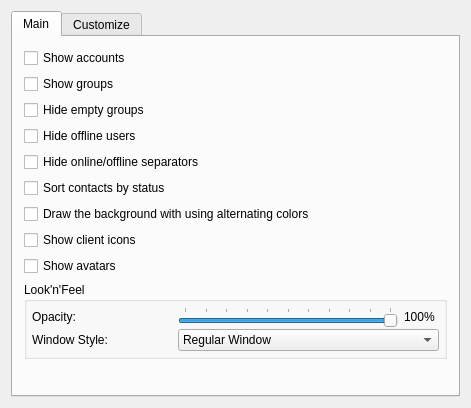
<?xml version="1.0" encoding="UTF-8"?>
<ui version="4.0">
 <class>ContactListSettingsClass</class>
 <widget class="QWidget" name="ContactListSettingsClass">
  <property name="geometry">
   <rect>
    <x>0</x>
    <y>0</y>
    <width>432</width>
    <height>408</height>
   </rect>
  </property>
  <property name="windowTitle">
   <string>ContactListSettings</string>
  </property>
  <layout class="QGridLayout">
   <item row="0" column="0">
    <widget class="QTabWidget" name="tabWidget">
     <property name="currentIndex">
      <number>0</number>
     </property>
     <widget class="QWidget" name="tab">
      <attribute name="icon">
       <iconset>
        <normaloff>:/icons/crystal_project/contactlist.png</normaloff>:/icons/crystal_project/contactlist.png</iconset>
      </attribute>
      <attribute name="title">
       <string>Main</string>
      </attribute>
      <layout class="QGridLayout" name="gridLayout">
       <item row="0" column="0">
        <widget class="QCheckBox" name="showAccountsBox">
         <property name="text">
          <string>Show accounts</string>
         </property>
        </widget>
       </item>
       <item row="2" column="0">
        <widget class="QCheckBox" name="hideEmptyBox">
         <property name="text">
          <string>Hide empty groups</string>
         </property>
        </widget>
       </item>
       <item row="3" column="0">
        <widget class="QCheckBox" name="offlineBox">
         <property name="text">
          <string>Hide offline users</string>
         </property>
        </widget>
       </item>
       <item row="4" column="0">
        <widget class="QCheckBox" name="separatorBox">
         <property name="text">
          <string>Hide online/offline separators</string>
         </property>
        </widget>
       </item>
       <item row="5" column="0">
        <widget class="QCheckBox" name="sortstatusCheckBox">
         <property name="text">
          <string>Sort contacts by status</string>
         </property>
        </widget>
       </item>
       <item row="6" column="0">
        <widget class="QCheckBox" name="alternatingCheckBox">
         <property name="text">
          <string>Draw the background with using alternating colors</string>
         </property>
        </widget>
       </item>
       <item row="7" column="0">
        <widget class="QCheckBox" name="clientIconCheckBox">
         <property name="text">
          <string>Show client icons</string>
         </property>
        </widget>
       </item>
       <item row="8" column="0">
        <widget class="QCheckBox" name="avatarIconCheckBox">
         <property name="text">
          <string>Show avatars</string>
         </property>
        </widget>
       </item>
       <item row="9" column="0">
        <widget class="QGroupBox" name="clLnFGrouBox">
         <property name="title">
          <string>Look'n'Feel</string>
         </property>
         <property name="flat">
          <bool>false</bool>
         </property>
         <property name="checkable">
          <bool>false</bool>
         </property>
         <layout class="QGridLayout" name="gridLayout_2">
          <property name="margin">
           <number>5</number>
          </property>
          <property name="spacing">
           <number>2</number>
          </property>
          <item row="0" column="0">
           <layout class="QHBoxLayout" name="clLnFLayout">
            <property name="spacing">
             <number>6</number>
            </property>
            <item>
             <widget class="QLabel" name="clOpacityLbl">
              <property name="sizePolicy">
               <sizepolicy hsizetype="Expanding" vsizetype="Expanding">
                <horstretch>0</horstretch>
                <verstretch>0</verstretch>
               </sizepolicy>
              </property>
              <property name="minimumSize">
               <size>
                <width>0</width>
                <height>0</height>
               </size>
              </property>
              <property name="maximumSize">
               <size>
                <width>100</width>
                <height>16777215</height>
               </size>
              </property>
              <property name="text">
               <string>Opacity:</string>
              </property>
             </widget>
            </item>
            <item>
             <spacer name="horizontalSpacer">
              <property name="orientation">
               <enum>Qt::Horizontal</enum>
              </property>
              <property name="sizeType">
               <enum>QSizePolicy::Maximum</enum>
              </property>
              <property name="sizeHint" stdset="0">
               <size>
                <width>40</width>
                <height>20</height>
               </size>
              </property>
             </spacer>
            </item>
            <item>
             <widget class="QSlider" name="opacitySlider">
              <property name="maximum">
               <number>100</number>
              </property>
              <property name="value">
               <number>100</number>
              </property>
              <property name="orientation">
               <enum>Qt::Horizontal</enum>
              </property>
              <property name="tickPosition">
               <enum>QSlider::TicksAbove</enum>
              </property>
             </widget>
            </item>
            <item>
             <widget class="QLabel" name="clOpacityPersLbl">
              <property name="minimumSize">
               <size>
                <width>35</width>
                <height>0</height>
               </size>
              </property>
              <property name="maximumSize">
               <size>
                <width>35</width>
                <height>16777215</height>
               </size>
              </property>
              <property name="text">
               <string>100%</string>
              </property>
             </widget>
            </item>
           </layout>
          </item>
          <item row="1" column="0">
           <layout class="QHBoxLayout" name="horizontalLayout_2">
            <item>
             <widget class="QLabel" name="clWinStyleLbl">
              <property name="sizePolicy">
               <sizepolicy hsizetype="Expanding" vsizetype="Expanding">
                <horstretch>0</horstretch>
                <verstretch>0</verstretch>
               </sizepolicy>
              </property>
              <property name="maximumSize">
               <size>
                <width>100</width>
                <height>16777215</height>
               </size>
              </property>
              <property name="text">
               <string>Window Style:</string>
              </property>
             </widget>
            </item>
            <item>
             <spacer name="horizontalSpacer_2">
              <property name="orientation">
               <enum>Qt::Horizontal</enum>
              </property>
              <property name="sizeType">
               <enum>QSizePolicy::Maximum</enum>
              </property>
              <property name="sizeHint" stdset="0">
               <size>
                <width>40</width>
                <height>20</height>
               </size>
              </property>
             </spacer>
            </item>
            <item>
             <widget class="QComboBox" name="winStyleComboBox">
              <property name="sizePolicy">
               <sizepolicy hsizetype="Expanding" vsizetype="Fixed">
                <horstretch>0</horstretch>
                <verstretch>0</verstretch>
               </sizepolicy>
              </property>
              <item>
               <property name="text">
                <string>Regular Window</string>
               </property>
              </item>
              <item>
               <property name="text">
                <string>Theme border</string>
               </property>
              </item>
              <item>
               <property name="text">
                <string>Borderless Window</string>
               </property>
              </item>
              <item>
               <property name="text">
                <string>Tool window</string>
               </property>
              </item>
             </widget>
            </item>
           </layout>
          </item>
         </layout>
        </widget>
       </item>
       <item row="10" column="0">
        <spacer name="verticalSpacer_2">
         <property name="orientation">
          <enum>Qt::Vertical</enum>
         </property>
         <property name="sizeHint" stdset="0">
          <size>
           <width>20</width>
           <height>40</height>
          </size>
         </property>
        </spacer>
       </item>
       <item row="1" column="0">
        <widget class="QCheckBox" name="showGroupsBox">
         <property name="text">
          <string>Show groups</string>
         </property>
        </widget>
       </item>
      </layout>
     </widget>
     <widget class="QWidget" name="tab2">
      <attribute name="icon">
       <iconset>
        <normaloff>:/icons/crystal_project/fonts.png</normaloff>:/icons/crystal_project/fonts.png</iconset>
      </attribute>
      <attribute name="title">
       <string>Customize</string>
      </attribute>
      <layout class="QGridLayout">
       <item row="0" column="0">
        <widget class="QGroupBox" name="customBox">
         <property name="title">
          <string>Customize font:</string>
         </property>
         <layout class="QGridLayout">
          <item row="0" column="0">
           <layout class="QHBoxLayout">
            <item>
             <layout class="QVBoxLayout">
              <item>
               <widget class="QCheckBox" name="accountFontBox">
                <property name="text">
                 <string>Account:</string>
                </property>
               </widget>
              </item>
              <item>
               <widget class="QCheckBox" name="groupFontBox">
                <property name="text">
                 <string>Group:</string>
                </property>
               </widget>
              </item>
              <item>
               <widget class="QCheckBox" name="onlineFontBox">
                <property name="text">
                 <string>Online:</string>
                </property>
               </widget>
              </item>
              <item>
               <widget class="QCheckBox" name="offlineFontBox">
                <property name="text">
                 <string>Offline:</string>
                </property>
               </widget>
              </item>
              <item>
               <widget class="QCheckBox" name="separatorFontBox">
                <property name="text">
                 <string>Separator:</string>
                </property>
               </widget>
              </item>
             </layout>
            </item>
            <item>
             <layout class="QVBoxLayout">
              <item>
               <layout class="QHBoxLayout">
                <item>
                 <widget class="QFontComboBox" name="accountFontComboBox">
                  <property name="enabled">
                   <bool>false</bool>
                  </property>
                 </widget>
                </item>
                <item>
                 <widget class="QSpinBox" name="accountFontSizeBox">
                  <property name="enabled">
                   <bool>false</bool>
                  </property>
                  <property name="minimum">
                   <number>6</number>
                  </property>
                  <property name="maximum">
                   <number>24</number>
                  </property>
                  <property name="value">
                   <number>9</number>
                  </property>
                 </widget>
                </item>
                <item>
                 <widget class="QToolButton" name="accountColorButton">
                  <property name="enabled">
                   <bool>false</bool>
                  </property>
                  <property name="text">
                   <string/>
                  </property>
                  <property name="icon">
                   <iconset>
                    <normaloff>:/icons/crystal_project/colorpicker.png</normaloff>:/icons/crystal_project/colorpicker.png</iconset>
                  </property>
                 </widget>
                </item>
               </layout>
              </item>
              <item>
               <layout class="QHBoxLayout">
                <item>
                 <widget class="QFontComboBox" name="groupFontComboBox">
                  <property name="enabled">
                   <bool>false</bool>
                  </property>
                 </widget>
                </item>
                <item>
                 <widget class="QSpinBox" name="groupFontSizeBox">
                  <property name="enabled">
                   <bool>false</bool>
                  </property>
                  <property name="minimum">
                   <number>6</number>
                  </property>
                  <property name="maximum">
                   <number>24</number>
                  </property>
                  <property name="value">
                   <number>9</number>
                  </property>
                 </widget>
                </item>
                <item>
                 <widget class="QToolButton" name="groupColorButton">
                  <property name="enabled">
                   <bool>false</bool>
                  </property>
                  <property name="text">
                   <string/>
                  </property>
                  <property name="icon">
                   <iconset>
                    <normaloff>:/icons/crystal_project/colorpicker.png</normaloff>:/icons/crystal_project/colorpicker.png</iconset>
                  </property>
                 </widget>
                </item>
               </layout>
              </item>
              <item>
               <layout class="QHBoxLayout">
                <item>
                 <widget class="QFontComboBox" name="onlineFontComboBox">
                  <property name="enabled">
                   <bool>false</bool>
                  </property>
                 </widget>
                </item>
                <item>
                 <widget class="QSpinBox" name="onlineFontSizeBox">
                  <property name="enabled">
                   <bool>false</bool>
                  </property>
                  <property name="minimum">
                   <number>6</number>
                  </property>
                  <property name="maximum">
                   <number>24</number>
                  </property>
                  <property name="value">
                   <number>10</number>
                  </property>
                 </widget>
                </item>
                <item>
                 <widget class="QToolButton" name="onlineColorButton">
                  <property name="enabled">
                   <bool>false</bool>
                  </property>
                  <property name="text">
                   <string/>
                  </property>
                  <property name="icon">
                   <iconset>
                    <normaloff>:/icons/crystal_project/colorpicker.png</normaloff>:/icons/crystal_project/colorpicker.png</iconset>
                  </property>
                 </widget>
                </item>
               </layout>
              </item>
              <item>
               <layout class="QHBoxLayout">
                <item>
                 <widget class="QFontComboBox" name="offlineFontComboBox">
                  <property name="enabled">
                   <bool>false</bool>
                  </property>
                 </widget>
                </item>
                <item>
                 <widget class="QSpinBox" name="offlineFontSizeBox">
                  <property name="enabled">
                   <bool>false</bool>
                  </property>
                  <property name="minimum">
                   <number>6</number>
                  </property>
                  <property name="maximum">
                   <number>24</number>
                  </property>
                  <property name="value">
                   <number>10</number>
                  </property>
                 </widget>
                </item>
                <item>
                 <widget class="QToolButton" name="offlineColorButton">
                  <property name="enabled">
                   <bool>false</bool>
                  </property>
                  <property name="text">
                   <string/>
                  </property>
                  <property name="icon">
                   <iconset>
                    <normaloff>:/icons/crystal_project/colorpicker.png</normaloff>:/icons/crystal_project/colorpicker.png</iconset>
                  </property>
                 </widget>
                </item>
               </layout>
              </item>
              <item>
               <layout class="QHBoxLayout" name="horizontalLayout">
                <item>
                 <widget class="QFontComboBox" name="separatorFontComboBox">
                  <property name="enabled">
                   <bool>false</bool>
                  </property>
                 </widget>
                </item>
                <item>
                 <widget class="QSpinBox" name="separatorFontSizeBox">
                  <property name="enabled">
                   <bool>false</bool>
                  </property>
                  <property name="minimum">
                   <number>6</number>
                  </property>
                  <property name="maximum">
                   <number>24</number>
                  </property>
                 </widget>
                </item>
                <item>
                 <widget class="QToolButton" name="separatorColorButton">
                  <property name="enabled">
                   <bool>false</bool>
                  </property>
                  <property name="text">
                   <string/>
                  </property>
                  <property name="icon">
                   <iconset>
                    <normaloff>:/icons/crystal_project/colorpicker.png</normaloff>:/icons/crystal_project/colorpicker.png</iconset>
                  </property>
                 </widget>
                </item>
               </layout>
              </item>
             </layout>
            </item>
           </layout>
          </item>
         </layout>
        </widget>
       </item>
       <item row="1" column="0">
        <spacer name="verticalSpacer">
         <property name="orientation">
          <enum>Qt::Vertical</enum>
         </property>
         <property name="sizeHint" stdset="0">
          <size>
           <width>20</width>
           <height>40</height>
          </size>
         </property>
        </spacer>
       </item>
      </layout>
     </widget>
    </widget>
   </item>
  </layout>
 </widget>
 <layoutdefault spacing="6" margin="11"/>
 <resources/>
 <connections>
  <connection>
   <sender>accountFontBox</sender>
   <signal>toggled(bool)</signal>
   <receiver>accountFontComboBox</receiver>
   <slot>setEnabled(bool)</slot>
   <hints>
    <hint type="sourcelabel">
     <x>127</x>
     <y>102</y>
    </hint>
    <hint type="destinationlabel">
     <x>236</x>
     <y>101</y>
    </hint>
   </hints>
  </connection>
  <connection>
   <sender>accountFontBox</sender>
   <signal>toggled(bool)</signal>
   <receiver>accountFontSizeBox</receiver>
   <slot>setEnabled(bool)</slot>
   <hints>
    <hint type="sourcelabel">
     <x>102</x>
     <y>102</y>
    </hint>
    <hint type="destinationlabel">
     <x>419</x>
     <y>101</y>
    </hint>
   </hints>
  </connection>
  <connection>
   <sender>accountFontBox</sender>
   <signal>toggled(bool)</signal>
   <receiver>accountColorButton</receiver>
   <slot>setEnabled(bool)</slot>
   <hints>
    <hint type="sourcelabel">
     <x>102</x>
     <y>102</y>
    </hint>
    <hint type="destinationlabel">
     <x>451</x>
     <y>102</y>
    </hint>
   </hints>
  </connection>
  <connection>
   <sender>groupFontBox</sender>
   <signal>toggled(bool)</signal>
   <receiver>groupFontComboBox</receiver>
   <slot>setEnabled(bool)</slot>
   <hints>
    <hint type="sourcelabel">
     <x>124</x>
     <y>134</y>
    </hint>
    <hint type="destinationlabel">
     <x>236</x>
     <y>134</y>
    </hint>
   </hints>
  </connection>
  <connection>
   <sender>groupFontBox</sender>
   <signal>toggled(bool)</signal>
   <receiver>groupFontSizeBox</receiver>
   <slot>setEnabled(bool)</slot>
   <hints>
    <hint type="sourcelabel">
     <x>99</x>
     <y>134</y>
    </hint>
    <hint type="destinationlabel">
     <x>419</x>
     <y>134</y>
    </hint>
   </hints>
  </connection>
  <connection>
   <sender>groupFontBox</sender>
   <signal>toggled(bool)</signal>
   <receiver>groupColorButton</receiver>
   <slot>setEnabled(bool)</slot>
   <hints>
    <hint type="sourcelabel">
     <x>112</x>
     <y>134</y>
    </hint>
    <hint type="destinationlabel">
     <x>451</x>
     <y>135</y>
    </hint>
   </hints>
  </connection>
  <connection>
   <sender>onlineFontBox</sender>
   <signal>toggled(bool)</signal>
   <receiver>onlineFontComboBox</receiver>
   <slot>setEnabled(bool)</slot>
   <hints>
    <hint type="sourcelabel">
     <x>109</x>
     <y>166</y>
    </hint>
    <hint type="destinationlabel">
     <x>236</x>
     <y>167</y>
    </hint>
   </hints>
  </connection>
  <connection>
   <sender>onlineFontBox</sender>
   <signal>toggled(bool)</signal>
   <receiver>onlineFontSizeBox</receiver>
   <slot>setEnabled(bool)</slot>
   <hints>
    <hint type="sourcelabel">
     <x>127</x>
     <y>166</y>
    </hint>
    <hint type="destinationlabel">
     <x>419</x>
     <y>167</y>
    </hint>
   </hints>
  </connection>
  <connection>
   <sender>onlineFontBox</sender>
   <signal>toggled(bool)</signal>
   <receiver>onlineColorButton</receiver>
   <slot>setEnabled(bool)</slot>
   <hints>
    <hint type="sourcelabel">
     <x>125</x>
     <y>166</y>
    </hint>
    <hint type="destinationlabel">
     <x>451</x>
     <y>168</y>
    </hint>
   </hints>
  </connection>
  <connection>
   <sender>offlineFontBox</sender>
   <signal>toggled(bool)</signal>
   <receiver>offlineFontComboBox</receiver>
   <slot>setEnabled(bool)</slot>
   <hints>
    <hint type="sourcelabel">
     <x>127</x>
     <y>198</y>
    </hint>
    <hint type="destinationlabel">
     <x>236</x>
     <y>200</y>
    </hint>
   </hints>
  </connection>
  <connection>
   <sender>offlineFontBox</sender>
   <signal>toggled(bool)</signal>
   <receiver>offlineFontSizeBox</receiver>
   <slot>setEnabled(bool)</slot>
   <hints>
    <hint type="sourcelabel">
     <x>115</x>
     <y>198</y>
    </hint>
    <hint type="destinationlabel">
     <x>419</x>
     <y>200</y>
    </hint>
   </hints>
  </connection>
  <connection>
   <sender>offlineFontBox</sender>
   <signal>toggled(bool)</signal>
   <receiver>offlineColorButton</receiver>
   <slot>setEnabled(bool)</slot>
   <hints>
    <hint type="sourcelabel">
     <x>127</x>
     <y>198</y>
    </hint>
    <hint type="destinationlabel">
     <x>451</x>
     <y>201</y>
    </hint>
   </hints>
  </connection>
  <connection>
   <sender>separatorFontBox</sender>
   <signal>toggled(bool)</signal>
   <receiver>separatorFontComboBox</receiver>
   <slot>setEnabled(bool)</slot>
   <hints>
    <hint type="sourcelabel">
     <x>102</x>
     <y>209</y>
    </hint>
    <hint type="destinationlabel">
     <x>279</x>
     <y>211</y>
    </hint>
   </hints>
  </connection>
  <connection>
   <sender>separatorFontBox</sender>
   <signal>toggled(bool)</signal>
   <receiver>separatorFontSizeBox</receiver>
   <slot>setEnabled(bool)</slot>
   <hints>
    <hint type="sourcelabel">
     <x>102</x>
     <y>209</y>
    </hint>
    <hint type="destinationlabel">
     <x>402</x>
     <y>211</y>
    </hint>
   </hints>
  </connection>
  <connection>
   <sender>separatorFontBox</sender>
   <signal>toggled(bool)</signal>
   <receiver>separatorColorButton</receiver>
   <slot>setEnabled(bool)</slot>
   <hints>
    <hint type="sourcelabel">
     <x>102</x>
     <y>209</y>
    </hint>
    <hint type="destinationlabel">
     <x>448</x>
     <y>211</y>
    </hint>
   </hints>
  </connection>
 </connections>
</ui>
